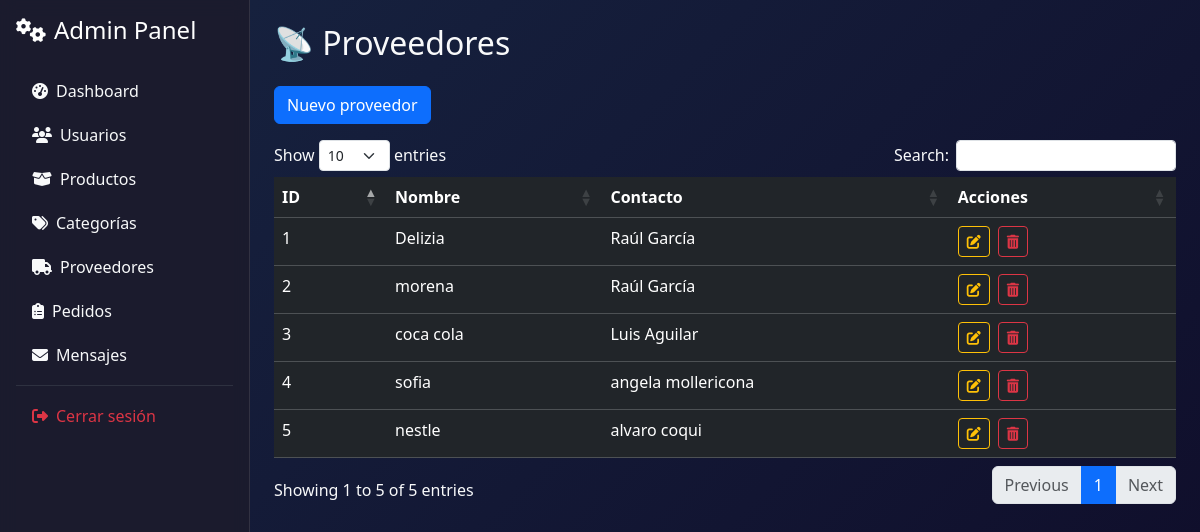
Screenshot of /proveedores/ with the database file from the repository.
### models/proveedor.py (models this page shows, shortened)
class Proveedor(db.Model):
    __tablename__ = 'proveedores'
    id = db.Column(db.Integer, primary_key=True)
    nombre = db.Column(db.String(100), nullable=False)
    contacto = db.Column(db.String(100))
    productos = db.relationship('Producto', backref='proveedor', lazy=True)

### controllers/proveedor_controller.py (the view)
@proveedor_bp.route('/')
def index():
    proveedores = Proveedor.query.all()
    return proveedor_view.index(proveedores)

### app.py (called while the page is built)
@app.context_processor
def inject_active_path():
    def is_active(path):
        return 'active' if request.path == path else ''
    return dict(is_active=is_active)

@app.context_processor
def cantidad_carrito():
    def contar_productos():
        if session.get('rol') == 'cliente' and session.get('id'):
            items = Carrito.query.filter_by(usuario_id=session['id']).all()
            return len(items)
        return 0
    return dict(cantidad_en_carrito=contar_productos())

### views/proveedor_view.py (called while the page is built)
def index(proveedores):
    return render_template('proveedores/lista.html', proveedores=proveedores)

### templates/proveedores/lista.html (shortened to what this page needs)
{% extends 'base_admin.html' %}
{% block content %}
<h2 class="mb-4">📡 Proveedores</h2>
<a href="{{ url_for('proveedor.nuevo') }}" class="btn btn-primary mb-3">Nuevo proveedor</a>
<table class="table table-dark table-hover data-table">
  <thead>
    <tr>
      <th>ID</th>
      <th>Nombre</th>
      <th>Contacto</th>
      <th>Acciones</th>
    </tr>
  </thead>
  <tbody>
    {% for p in proveedores %}
    <tr>
      <td>{{ p.id }}</td>
      <td>{{ p.nombre }}</td>
      <td>{{ p.contacto or '—' }}</td>
      <td>
        <a href="{{ url_for('proveedor.editar', id=p.id) }}" class="btn btn-sm btn-outline-warning me-1">
          <i class="fas fa-edit"></i>
        </a>
        <a href="{{ url_for('proveedor.eliminar', id=p.id) }}" class="btn btn-sm btn-outline-danger">
          <i class="fas fa-trash-alt"></i>
        </a>
      </td>
    </tr>
    {% endfor %}
  </tbody>
</table>
{% endblock %}

### templates/base_admin.html (style rules this page uses)
:root { --admin-sidebar: #1a1a2e; --admin-main: #16213e; --admin-accent: #0f3460; }
body { font-family: 'Segoe UI', system-ui, sans-serif; overflow-x: hidden; }

### rows the page displays
Proveedor: id "1", nombre "Delizia", contacto "Raúl García"
Proveedor: id "2", nombre "morena", contacto "Raúl García"
Proveedor: id "3", nombre "coca cola", contacto "Luis Aguilar"
Proveedor: id "4", nombre "sofia", contacto "angela mollericona"
Proveedor: id "5", nombre "nestle", contacto "alvaro coqui"
